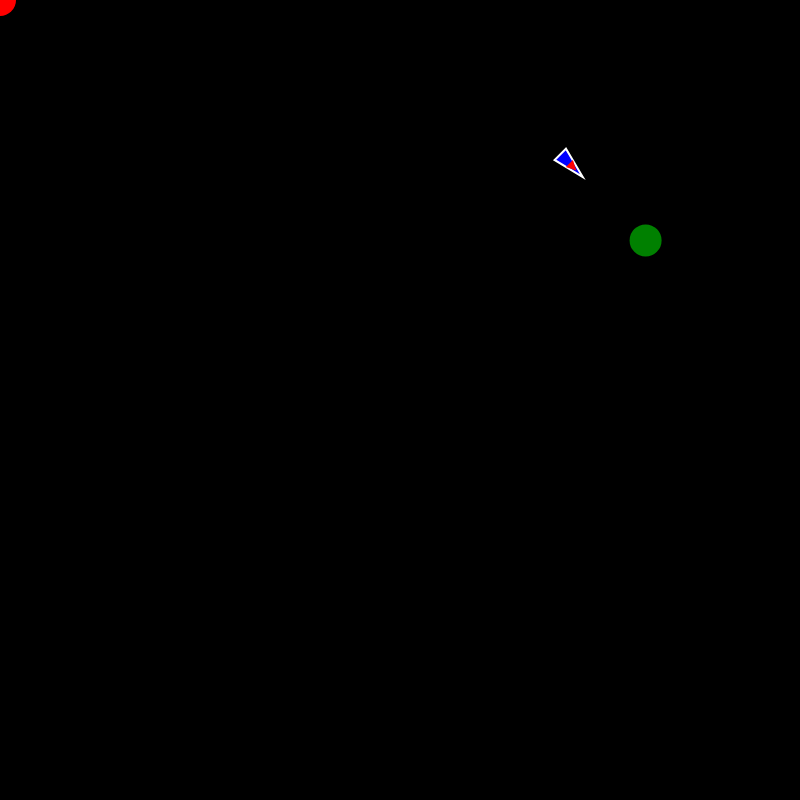
Frame 1 (no input)
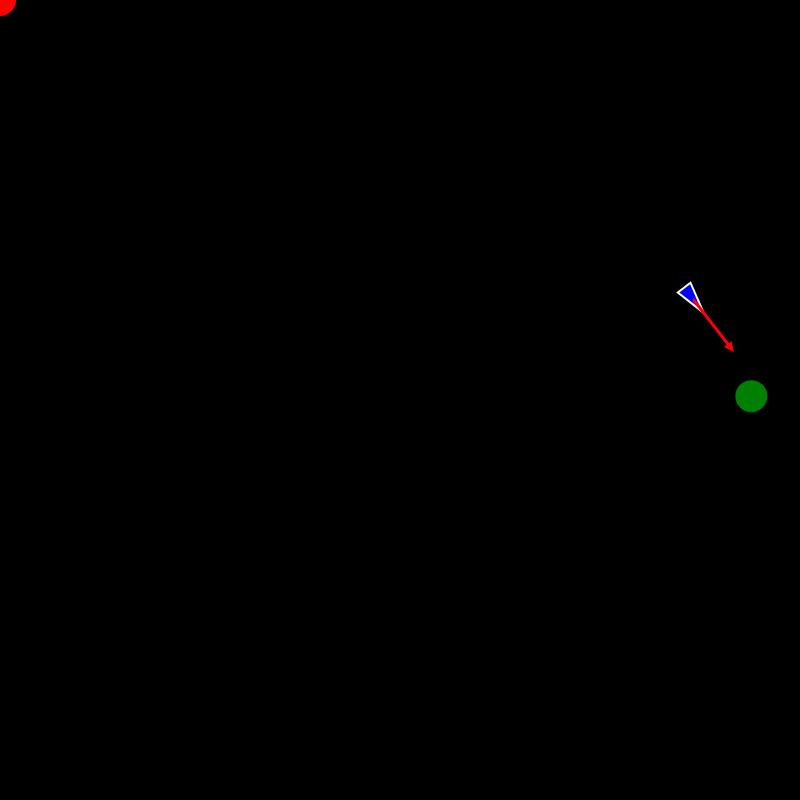
Frame 60 (no input)
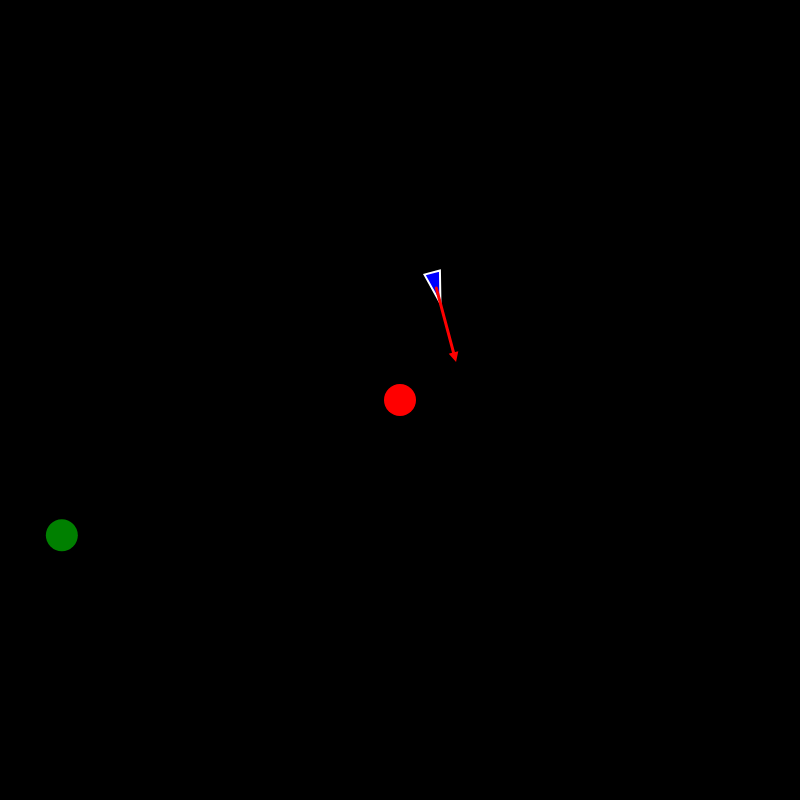
Frame 120 (the mouse pressed at the canvas centre since frame 60)

The p5.js sketch that drew these frames (run headless with seeded random() and noise() and a simulated clock; from frame 60 on, the mouse is pressed at the canvas centre):

// p5.js sketch
// ── sketch.js
let target, target2, vehicle;
let vitesseMaxSlider, accelerationMaxSlider, tailleVehiculeSlider;
// tableau de véhicules
let vehicles = [];
// nombre initial de véhicules
let nbVehicles = 1;

// la fonction setup est appelée une fois au démarrage du programme par p5.js
function setup() {
  // on crée un canvas de 800px par 800px
  createCanvas(800, 800);

  // On crée un véhicule à la position (100, 100)
  //vehicle = new Vehicle(100, 100);

  // TODO: créer un tableau de véhicules en global
  // ajouter nb vehicules au tableau dans une boucle
  // avec une position random dans le canvas
  creerVehicules(nbVehicles);

  // La cible est un vecteur avec une position aléatoire dans le canvas
  // dirigée par la souris ensuite dans draw()
  target = createVector(random(width), random(height));

  // la cible mobile
  target2 = new Target(random(width), random(height));

  // On crée un slider pour régler la vitesse max des véhicules
  // On crée le slider et on le positionne
  // les paramètres sont : min, max, valeur initiale, pas
  vitesseMaxSlider = createSlider(1, 20, 10, 1);
  vitesseMaxSlider.position(920, 10);
  vitesseMaxSlider.size(80);

  // je crée un label juste devant en X
  let labelVitesseMax = createDiv("Vitesse Max:");
  labelVitesseMax.position(810, 10);
  labelVitesseMax.style("color", "black");
  labelVitesseMax.style("font-size", "14px");

  // On crée un slider pour régler la vitesse max des véhicules
  // On crée le slider et on le positionne
  // les paramètres sont : min, max, valeur initiale, pas
  accelerationMaxSlider = createSlider(0, 2, 0.1, 0.01);
  accelerationMaxSlider.position(920, 40);
  accelerationMaxSlider.size(80);

  // je crée un label juste devant en X
  let labelAccelerationMax = createDiv("Force Max:");
  labelAccelerationMax.position(810, 40);
  labelAccelerationMax.style("color", "black");
  labelAccelerationMax.style("font-size", "14px");

  // On cree un curseur pour indiquer le nombre de véhicules
  // a l'écran
  // paramètres : min, max, valeur initiale, pas
  let nbVehiculesSlider = createSlider(1, 200, nbVehicles, 1);
  // ecouteur sur le slider pour recréer les véhicules
  nbVehiculesSlider.input(() => {
    // on vide le tableau
    vehicles = [];
    // on recrée les véhicules
    creerVehicules(nbVehiculesSlider.value());
  });
  nbVehiculesSlider.position(920, 70);
  nbVehiculesSlider.size(80);

  // je crée un label juste devant en X
  let labelNbVehicules = createDiv("Véhicules:");
  labelNbVehicules.position(790, 70);
  labelNbVehicules.style("color", "black");
  labelNbVehicules.style("font-size", "14px");

  // Je cree un slider pour changer la taille des véhicules
  tailleVehiculeSlider = createSlider(4, 64, 16, 1);
  tailleVehiculeSlider.position(920, 100);
  tailleVehiculeSlider.size(80);

  // label pour la taille des véhicules
  let labelTailleVehicule = createDiv("Taille Véhicule:");
  labelTailleVehicule.position(790, 100);
  labelTailleVehicule.style("color", "black");
  labelTailleVehicule.style("font-size", "14px");
}

function creerVehicules(nb) {
  for (let i = 0; i < nb; i++) {
    let v = new Vehicle(random(width), random(height));
    // on ajoute le véhicule au tableau à la fin
    vehicles.push(v);
  }
}

// la fonction draw est appelée en boucle par p5.js, 60 fois par seconde par défaut
// Le canvas est effacé automatiquement avant chaque appel à draw
function draw() {
  // fond noir pour le canvas
  background(0);

  // A partir de maintenant toutes les formes pleines seront en rouge
  fill("red");
  // pas de contours pour les formes.
  noStroke();

  // mouseX et mouseY sont des variables globales de p5.js, elles correspondent à la position de la souris
  // on les stocke dans un vecteur pour pouvoir les utiliser avec la méthode seek (un peu plus loin)
  // du vehicule
  target.x = mouseX;
  target.y = mouseY;

  // Dessine un cercle de rayon 32px à la position de la souris
  // la couleur de remplissage est rouge car on a appelé fill(255, 0, 0) plus haut
  // pas de contours car on a appelé noStroke() plus haut
  circle(target.x, target.y, 32);

  // On dessine aussi la cible mobile
  target2.vel.x += random(-0.5, 0.5);
  target2.vel.y += random(-0.5, 0.5);

  target2.update();
  target2.edges();
  target2.show();

  // TODO :au lieu d'afficher un seul véhicule
  // faire une boucle pour afficher plusieurs véhicules
  vehicles.forEach((vehicle) => {
    // On récupère la valeur du slider et on la met dans la vitesse max du véhicule
    vehicle.maxSpeed = vitesseMaxSlider.value();
    // On récupère l'accelération max du slider et on la met dans la force max du véhicule
    vehicle.maxForce = accelerationMaxSlider.value();

    // je déplace et dessine le véhicule
    vehicle.applyBehaviors(target2.pos);
    vehicle.update();

    // Detecter si collision avec la cible
    // on calcule la distance avec la cible
    let d = p5.Vector.dist(vehicle.pos, target2.pos);
    if (d < vehicle.r) {
      // il y a collision
      // on déplace le vehicule à une position aléatoire
      vehicle.pos.x = random(width);
      vehicle.pos.y = random(height);
    }

    // Si le vehicule sort de l'écran
    // TODO : appeler la méthode edges() du véhicule
    vehicle.edges();

    // On dessine le véhicule
    vehicle.r = tailleVehiculeSlider.value();
    vehicle.show();
  });
}

// ── vehicle.js
class Vehicle {
  constructor(x, y) {
    // position du véhicule
    this.pos = createVector(x, y);
    // vitesse du véhicule
    this.vel = createVector(0, 0);
    // accélération du véhicule
    this.acc = createVector(0, 0);
    // vitesse maximale du véhicule
    this.maxSpeed = 4;
    // force maximale appliquée au véhicule
    this.maxForce = 0.1;
    // rayon du véhicule
    this.r = 16;
  }

  applyBehaviors(target) {
    let force = this.seek(target);
    //let force = this.flee(target);
    this.applyForce(force);
  }
  // seek est une méthode qui permet de faire se rapprocher le véhicule de la cible passée en paramètre
  seek(target) {

    /* Si on voulait un rayon de detection circulaire


    // On dessine un cercle atour du véhicule pour visualiser
    // la distance de détection
    push();
    noFill();
    stroke("white");
    circle(this.pos.x, this.pos.y, 200);
    pop();

    // Je n'applique la force de seek que si la cible
    // est dans le cercle de détection de rayon 200
    if (p5.Vector.dist(this.pos, target) > 100) {
      return createVector(0, 0);
    }

    */
   
    // on calcule la direction vers la cible
    // C'est l'ETAPE 1 (action : se diriger vers une cible)
    let desiredSpeed = p5.Vector.sub(target, this.pos);

    // Dessous c'est l'ETAPE 2 : le pilotage (comment on se dirige vers la cible)
    // on limite ce vecteur à la longueur maxSpeed
    desiredSpeed.setMag(this.maxSpeed);

    // Si on s'arrête ici, force = desiredSpeed

    // on calcule maintenant force = desiredSpeed - currentSpeed
    let force = p5.Vector.sub(desiredSpeed, this.vel);

    // et on limite cette force à la longueur maxForce
    force.limit(this.maxForce);
    return force;
  }

  // fuit
  flee(target) {
    // inverse de seek !
    return this.seek(target).mult(-1);
  }

  // applyForce est une méthode qui permet d'appliquer une force au véhicule
  // en fait on additionne le vecteurr force au vecteur accélération
  applyForce(force) {
    this.acc.add(force);
  }

  update() {
    // on ajoute l'accélération à la vitesse. L'accélération est un incrément de vitesse
    // (accélératiion = dérivée de la vitesse)
    this.vel.add(this.acc);
    // on contraint la vitesse à la valeur maxSpeed
    this.vel.limit(this.maxSpeed);
    // on ajoute la vitesse à la position. La vitesse est un incrément de position, 
    // (la vitesse est la dérivée de la position)
    this.pos.add(this.vel);

    // on remet l'accélération à zéro
    this.acc.set(0, 0);
  }

  // On dessine le véhicule
  show() {
    // formes fil de fer en blanc
    stroke(255);
    // épaisseur du trait = 2
    strokeWeight(2);

    // formes pleines en blanc
    fill("blue");

    // sauvegarde du contexte graphique (couleur pleine, fil de fer, épaisseur du trait, 
    // position et rotation du repère de référence)
    push();
    // on déplace le repère de référence.
    translate(this.pos.x, this.pos.y);
    // et on le tourne. heading() renvoie l'angle du vecteur vitesse (c'est l'angle du véhicule)
    rotate(this.vel.heading());

    //circle(0, 0, this.r * 2);

    // Dessin d'un véhicule sous la forme d'un triangle. Comme s'il était droit, avec le 0, 0 en haut à gauche
    triangle(-this.r, -this.r / 2, -this.r, this.r / 2, this.r, 0);
    // Que fait cette ligne ?
    //this.edges();
    
    // draw velocity vector
    pop();
    this.drawVelocityVector();
  }

  drawVelocityVector() {
    push();
    // Dessin du vecteur vitesse
    // Il part du centre du véhicule et va dans la direction du vecteur vitesse
    strokeWeight(3);
    stroke("red");
    line(this.pos.x, this.pos.y, this.pos.x + this.vel.x * 10, this.pos.y + this.vel.y * 10);
    // dessine une petite fleche au bout du vecteur vitesse
    let arrowSize = 5;
    translate(this.pos.x + this.vel.x * 10, this.pos.y + this.vel.y * 10);
    rotate(this.vel.heading());
    translate(-arrowSize / 2, 0);
    triangle(0, arrowSize / 2, 0, -arrowSize / 2, arrowSize, 0);
    pop();
  }
  
  // que fait cette méthode ?
  // elle permet de faire réapparaitre le véhicule de 
  // l'autre côté du canvas
  edges() {
    if (this.pos.x > width + this.r) {
      this.pos.x = -this.r;
    } else if (this.pos.x < -this.r) {
      this.pos.x = width + this.r;
    }
    if (this.pos.y > height + this.r) {
      this.pos.y = -this.r;
    } else if (this.pos.y < -this.r) {
      this.pos.y = height + this.r;
    }
  }
}

class Target extends Vehicle {
  constructor(x, y) {
    super(x, y);
    this.vel = createVector(random(4, 8), random(4, 8));
  }

  show() {
    fill("green");
    noStroke();
    circle(this.pos.x, this.pos.y, 32);
  }

}
